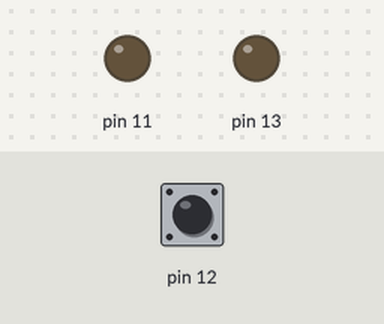
A sketch run on a simulated Arduino Uno, built with avr-gcc and run on an emulated ATmega328P. Parts: output pins drawn as LEDs (lit = HIGH). The inputs (shaded band) are chosen by the test bench; at power-on: pin 12 HIGH.

Above: at 1.2 s.
1.3 s: pin 12 pulled LOW for 0.15 s
At 1.7 s:
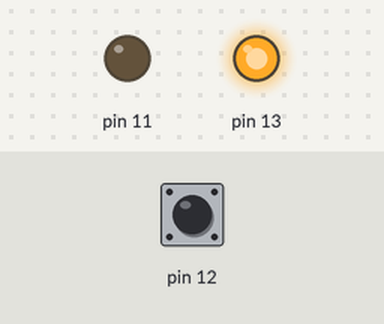
4.4 s: pin 12 pulled LOW for 3.2 s
At 10.9 s:
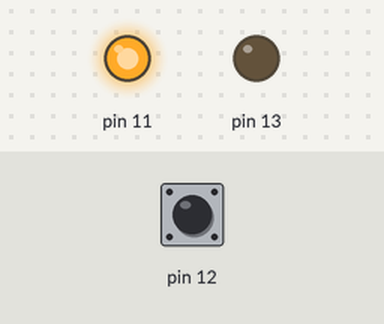
Timing chart, 0 to 14.8 s (numbered marks = the images above; inputs shaded):
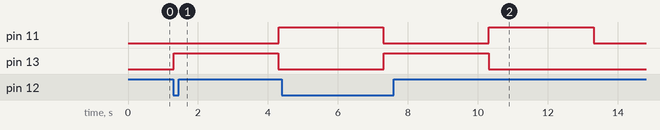

The sketch:

smart_automatic_curtains_opener1.ino
```cpp
// C++ code
//

//sets the value of morning to be true
//when morning = 0 it is night
int morning = 1;

void setup()
{
  	//sets input pins and output pins for different sensors
  	//and motors
	pinMode(13, OUTPUT);
    pinMode(12, INPUT_PULLUP);
  	pinMode(11, OUTPUT);
}

void loop()
{
  //while morning is true
  while (morning == 1){
    //if the photo diode reads sunlight
  	if (digitalRead(12) == LOW){
        //sets the motor to run
      	digitalWrite(13, HIGH);
    	//time for the motor to open to curtains
    	delay(3000);
      	//turns motor off and sets time to night
      	digitalWrite(13, LOW);
      	morning = 0;
 	 }
  	else{
	morning = 1;
    }
  }
  //when night time
  while (morning == 0){
    //if no sun is detected
    if (digitalRead(12) == HIGH){
      //sets motor running in opposite direction
      digitalWrite(11, HIGH);
      //time for the motor to open the curtains
      delay(3000);
      digitalWrite(11, LOW);
      morning = 1;
    }
    else{
      morning = 0;
    }
  }
}
```

Measured:
- after the input at 1.3 s, pin 11: LOW → HIGH after 3.0 s; pin 13: LOW → HIGH at once, → LOW 3.0 s later
- after the input at 4.4 s, pin 13: LOW → HIGH after 2.9 s, → LOW 3.0 s later
